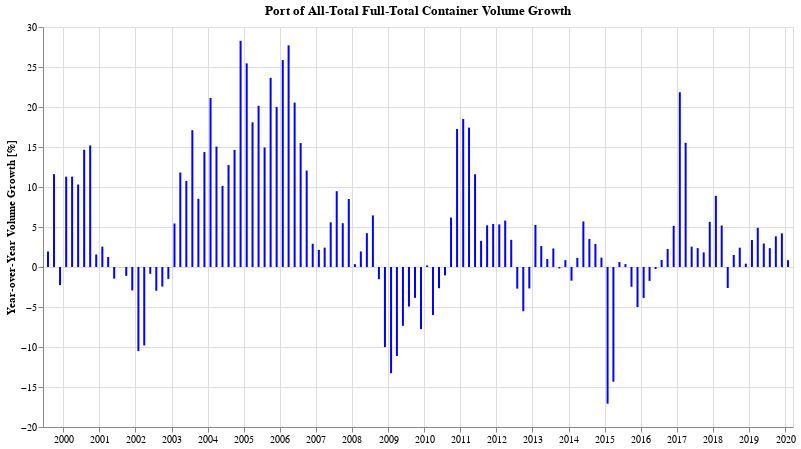

The notebook cell saved with this chart:
### Code cell
doYoyChart(df_oak_combined, 'All-Total')

### Figure 1 — Vega-Lite specification as saved in the notebook (floating-point values rounded to 4 significant figures; data arrays with more than 128 entries replaced by an {"elided": "..."} marker saying what was removed)
{"config": {"view": {"continuousWidth": 400, "continuousHeight": 300}}, "data": {"name": "data-66b2d2c1d91ef13188e0f6fd95556aa2"}, "mark": {"type": "bar", "color": "blue", "width": 2}, "encoding": {"tooltip": [{"type": "temporal", "field": "dt", "format": "%b %Y"}, {"type": "quantitative", "field": "Full-Total"}], "x": {"type": "temporal", "axis": {"title": ""}, "field": "dt"}, "y": {"type": "quantitative", "axis": {"title": "Year-over-Year Volume Growth [%]"}, "field": "Full-Total"}}, "height": 400, "title": "Port of All-Total Full-Total Container Volume Growth", "width": 750, "$schema": "https://vega.github.io/schema/vega-lite/v4.0.2.json", "datasets": {"data-66b2d2c1d91ef13188e0f6fd95556aa2": {"elided": "136 records"}}}
